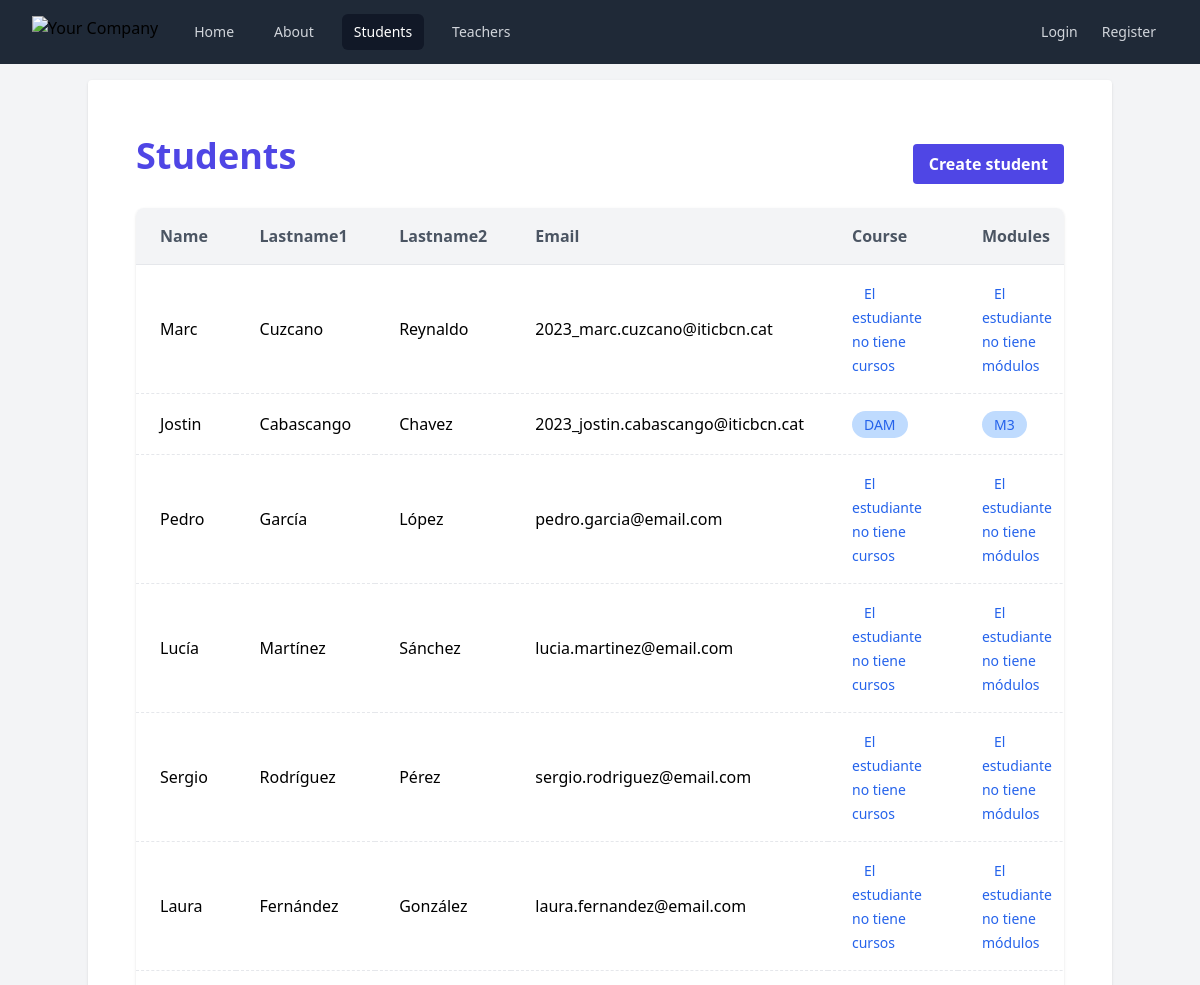
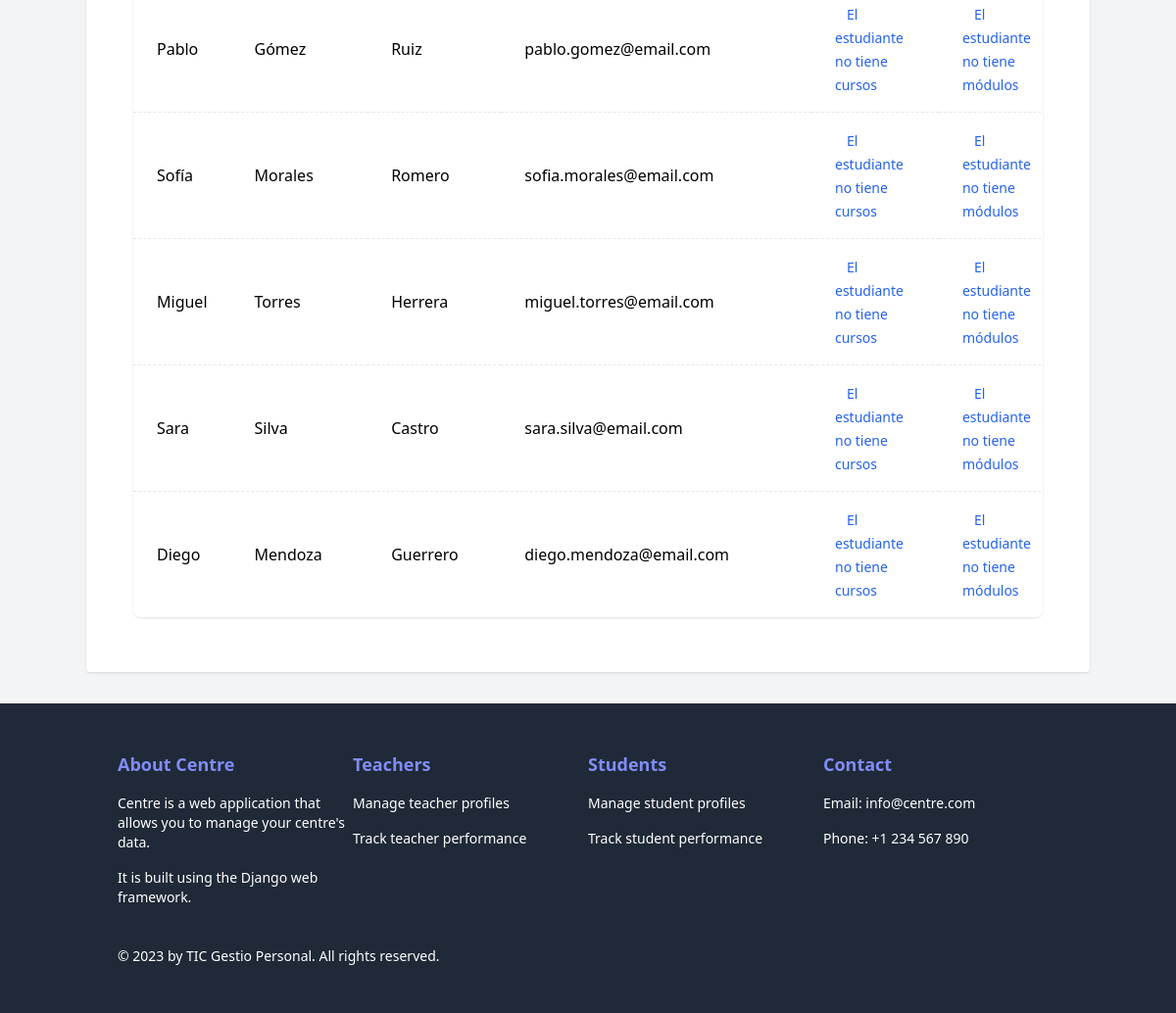
The page /students/ on the database its author committed (2 pictures, top to bottom).
### Centre/models.py (models this page shows, shortened)
class Person(models.Model):
    name = models.CharField(max_length=100)
    lastname1 = models.CharField(max_length=100)
    lastname2 = models.CharField(max_length=100)
    email = models.EmailField()
    class Meta:
        abstract = True

class Student(Person):
    courses = models.ManyToManyField(Course)
    modules = models.ManyToManyField(Module)

class Course(models.Model):
    name = models.CharField(max_length=100)
    description = models.TextField()

class Module(models.Model):
    name = models.CharField(max_length=100)
    description = models.TextField()
    duration = models.IntegerField()  # Change this line
    course = models.ForeignKey(Course, on_delete=models.CASCADE)

### Centre/views.py (the view)
# urls.py: path("students/", StudentsView.as_view(), name="students"),
class StudentsView(View):
    def get(self, request):
        students = Student.objects.all()
        return render(request, "Centre/students/students.html", {"students": students})

### Centre/templates/Centre/students/students.html (shortened to what this page needs)
{% extends "base.html" %}
{% block content %}
    <div class="container mx-auto px-4 py-8">
        <div class="flex justify-between items-center mb-4">
            <h1 class="text-4xl font-bold mb-4 text-indigo-600">Students</h1>
            <a href="{% url 'students.create' %}"
               class="bg-indigo-600 hover:bg-indigo-700 text-white font-bold py-2 px-4 rounded focus:outline-none focus:shadow-outline">
                Create student
            </a>
        </div>
        <div class="overflow-x-auto bg-white rounded-lg shadow overflow-y-auto relative">
            <table class="border-collapse table-auto w-full whitespace-normal bg-white table-striped relative">
                <thead>
                <tr class="text-left">
                    <th class="py-4 px-6 sticky top-0 border-b border-gray-200 bg-gray-100 text-gray-600 w-auto">Name
                    </th>
                    <th class="py-4 px-6 sticky top-0 border-b border-gray-200 bg-gray-100 text-gray-600 w-auto">
                        Lastname1
                    </th>
                    <th class="py-4 px-6 sticky top-0 border-b border-gray-200 bg-gray-100 text-gray-600 w-auto">
                        Lastname2
                    </th>
                    <th class="py-4 px-6 sticky top-0 border-b border-gray-200 bg-gray-100 text-gray-600 w-auto">Email
                    </th>
                    <th class="py-4 px-6 sticky top-0 border-b border-gray-200 bg-gray-100 text-gray-600 w-auto">
                        Course
                    </th>
                    <th class="py-4 px-6 sticky top-0 border-b border-gray-200 bg-gray-100 text-gray-600 w-auto">
                        Modules
                    </th>
                </tr>
                </thead>
                <tbody>
                {% for student in students %}
                    <tr class="transition-colors duration-300 hover:bg-blue-200 hover:text-blue-800">
                        <td class="border-dashed border-t border-gray-200 px-6 py-4 w-auto">{{ student.name }}</td>
                        <td class="border-dashed border-t border-gray-200 px-6 py-4 w-auto">{{ student.lastname1 }}</td>
                        <td class="border-dashed border-t border-gray-200 px-6 py-4 w-auto">{{ student.lastname2 }}</td>
                        <td class="border-dashed border-t border-gray-200 px-6 py-4 w-auto">{{ student.email }}</td>
                        <td class="border-dashed border-t border-gray-200 px-6 py-4 w-auto">
                            {% for course in student.courses.all %}
                                <span class="bg-blue-200 text-blue-600 rounded-full px-3 py-1 text-sm">{{ course.name }}</span>
                            {% empty %}
                                <span class="text-blue-600 rounded-full px-3 py-1 text-sm">El estudiante no tiene cursos</span>
                            {% endfor %}
                        </td>
                        <td class="border-dashed border-t border-gray-200 px-6 py-4 w-auto">
                            {% for module in student.modules.all %}
                                <span class="bg-blue-200 text-blue-600 rounded-full px-3 py-1 text-sm">{{ module.name }}</span>
                            {% empty %}
                                <span class="text-blue-600 rounded-full px-3 py-1 text-sm">El estudiante no tiene módulos</span>
                            {% endfor %}
                        </td>
                    </tr>
                {% endfor %}
                </tbody>
            </table>
        </div>
    </div>
{% endblock %}

### rows shown on the page
Student: name "Marc", lastname1 "Cuzcano", lastname2 "Reynaldo", email "2023_marc.cuzcano@iticbcn.cat"
Student: name "Jostin", lastname1 "Cabascango", lastname2 "Chavez", email "2023_jostin.cabascango@iticbcn.cat"
Course: name "DAM"
Module: name "M3"
Student: name "Pedro", lastname1 "García", lastname2 "López", email "pedro.garcia@email.com"
Student: name "Lucía", lastname1 "Martínez", lastname2 "Sánchez", email "lucia.martinez@email.com"
Student: name "Sergio", lastname1 "Rodríguez", lastname2 "Pérez", email "sergio.rodriguez@email.com"
Student: name "Laura", lastname1 "Fernández", lastname2 "González", email "laura.fernandez@email.com"
Student: name "Pablo", lastname1 "Gómez", lastname2 "Ruiz", email "pablo.gomez@email.com"
Student: name "Sofía", lastname1 "Morales", lastname2 "Romero", email "sofia.morales@email.com"
Student: name "Miguel", lastname1 "Torres", lastname2 "Herrera", email "miguel.torres@email.com"
Student: name "Sara", lastname1 "Silva", lastname2 "Castro", email "sara.silva@email.com"
Student: name "Diego", lastname1 "Mendoza", lastname2 "Guerrero", email "diego.mendoza@email.com"
